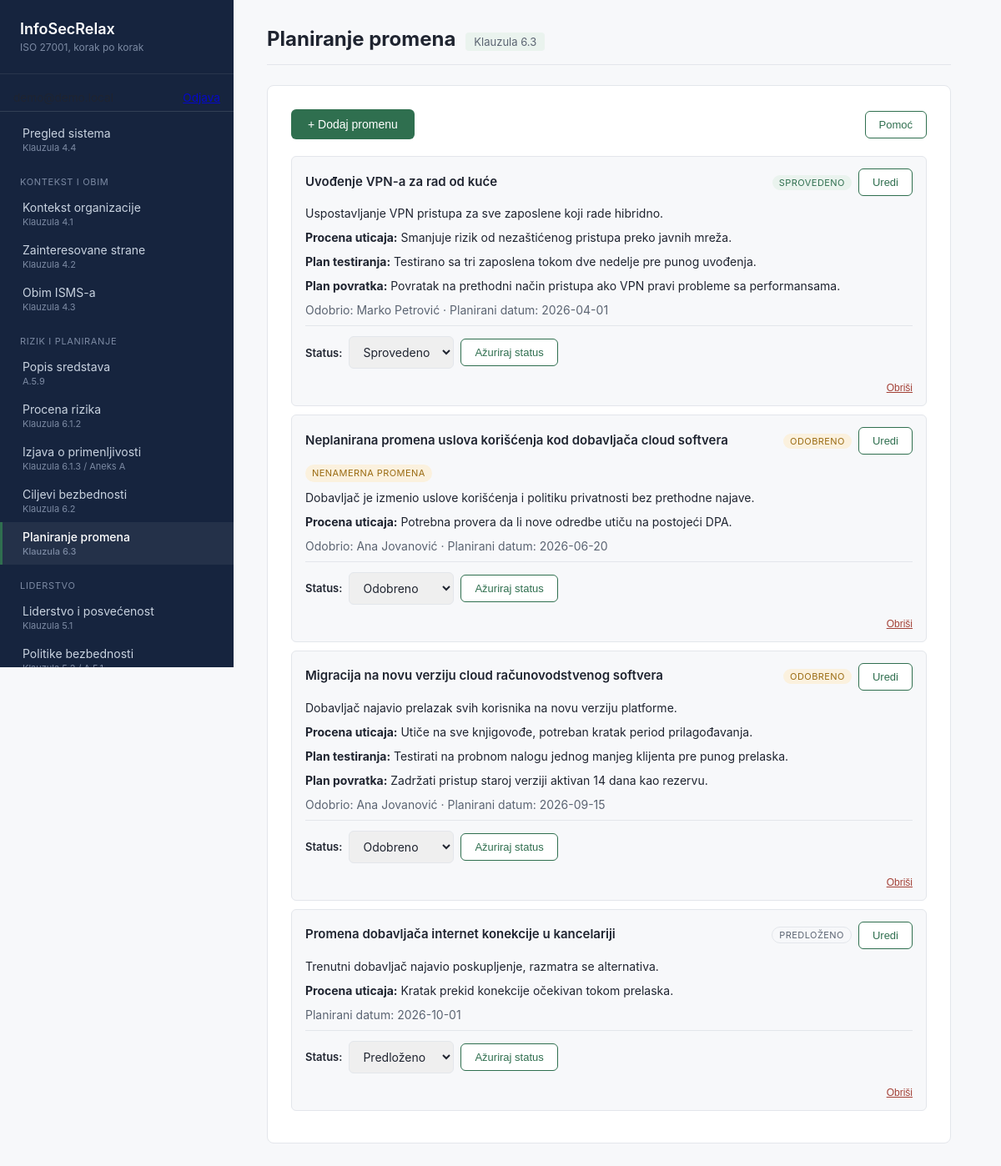
Page /?page=promene (signed in) on the committed database.
### tables this page shows
CREATE TABLE planned_changes (
    id                  BIGINT UNSIGNED AUTO_INCREMENT PRIMARY KEY,
    organization_id     BIGINT UNSIGNED NOT NULL,
    title               VARCHAR(255) NOT NULL,
    description         TEXT NOT NULL,
    impact_assessment    TEXT NULL COMMENT 'Klauzula 6.3, 8.32 - uticaj na obim/rizike/dokumentaciju',
    test_plan            TEXT NULL,
    rollback_plan        TEXT NULL COMMENT 'A.8.32',
    approved_by         BIGINT UNSIGNED NULL,
    planned_date         DATE NULL,
    status               ENUM('predlozeno','odobreno','sprovedeno','odbaceno') NOT NULL DEFAULT 'predlozeno',
    is_unintended         BOOLEAN NOT NULL DEFAULT FALSE COMMENT 'Klauzula 8.1 - promena koju je uocila, ne pokrenula, firma',
    created_at          TIMESTAMP NOT NULL DEFAULT CURRENT_TIMESTAMP,
    FOREIGN KEY (organization_id) REFERENCES organizations(id) ON DELETE CASCADE,
    FOREIGN KEY (approved_by) REFERENCES personnel(id) ON DELETE SET NULL,
    INDEX idx_changes_org (organization_id)
);

CREATE TABLE personnel (
    id                  BIGINT UNSIGNED AUTO_INCREMENT PRIMARY KEY,
    organization_id     BIGINT UNSIGNED NOT NULL,
    full_name           VARCHAR(255) NOT NULL,
    email               VARCHAR(255) NULL,
    employment_type     ENUM('zaposleni','honorarni_saradnik','spoljni_dobavljac','ostalo') NOT NULL DEFAULT 'zaposleni',
    job_title           VARCHAR(255) NULL,
    start_date          DATE NULL,
    end_date            DATE NULL COMMENT 'A.6.5 - koristi se i za merenje vremena ukidanja pristupa (9.1)',
    is_active           BOOLEAN NOT NULL DEFAULT TRUE,
    created_at          TIMESTAMP NOT NULL DEFAULT CURRENT_TIMESTAMP,
    updated_at          TIMESTAMP NOT NULL DEFAULT CURRENT_TIMESTAMP ON UPDATE CURRENT_TIMESTAMP,
    FOREIGN KEY (organization_id) REFERENCES organizations(id) ON DELETE CASCADE,
    INDEX idx_personnel_org (organization_id)
);

### src/includes/change-card.php (the view, shortened to what this page needs)
<?php
$statusLabels = [
    'predlozeno' => 'Predloženo',
    'odobreno'   => 'Odobreno',
    'sprovedeno' => 'Sprovedeno',
    'odbaceno'   => 'Odbačeno',
];
$statusTone = [
    'predlozeno' => 'is-neutral',
    'odobreno'   => 'is-warning',
    'sprovedeno' => 'is-positive',
    'odbaceno'   => 'is-danger',
];
?>
<div class="factor-card">
    <div class="card-header-row">
        <span class="card-title"><?= htmlspecialchars($change['title']) ?></span>
        <div class="button-group">
            <span class="status-badge <?= htmlspecialchars($statusTone[$change['status']] ?? 'is-neutral') ?>">
                <?= htmlspecialchars($statusLabels[$change['status']] ?? $change['status']) ?>
            </span>
            <button type="button" class="btn-secondary"
                onclick='openEditChangeModal(<?= json_encode([
                    "id"                => (int) $change["id"],
                    "title"             => $change["title"],
                    "description"       => $change["description"],
                    "impact_assessment" => $change["impact_assessment"] ?? "",
                    "test_plan"         => $change["test_plan"] ?? "",
                    "rollback_plan"     => $change["rollback_plan"] ?? "",
                    "approved_by"       => $change["approved_by"] ?? "",
                    "planned_date"      => $change["planned_date"] ?? "",
                    "is_unintended"     => (bool) $change["is_unintended"],
                ], JSON_HEX_APOS | JSON_HEX_QUOT | JSON_HEX_TAG | JSON_HEX_AMP) ?>)'>Uredi</button>
        </div>
    </div>
    <?php if ($change['is_unintended']): ?>
        <p><span class="status-badge is-warning">Nenamerna promena</span></p>
    <?php endif; ?>
    <p><?= nl2br(htmlspecialchars($change['description'])) ?></p>
    <?php if (!empty($change['impact_assessment'])): ?>
        <p><strong>Procena uticaja:</strong> <?= nl2br(htmlspecialchars($change['impact_assessment'])) ?></p>
    <?php endif; ?>
    <?php if (!empty($change['test_plan'])): ?>
        <p><strong>Plan testiranja:</strong> <?= nl2br(htmlspecialchars($change['test_plan'])) ?></p>
    <?php endif; ?>
    <?php if (!empty($change['rollback_plan'])): ?>
        <p><strong>Plan povratka:</strong> <?= nl2br(htmlspecialchars($change['rollback_plan'])) ?></p>
    <?php endif; ?>
    <p class="item-meta">
        <?php if ($change['approved_by_name'] !== null): ?>
            Odobrio: <?= htmlspecialchars($change['approved_by_name']) ?> ·
        <?php endif; ?>
        <?php if (!empty($change['planned_date'])): ?>
            Planirani datum: <?= htmlspecialchars($change['planned_date']) ?>
        <?php endif; ?>
    </p>
    <form method="post" class="subform">
        <div class="form-row form-row-inline">
            <label for="status_<?= (int) $change['id'] ?>">Status:</label>
            <select name="status" id="status_<?= (int) $change['id'] ?>">
                <?php foreach ($statusLabels as $value => $statusLabel): ?>
                    <option value="<?= htmlspecialchars($value) ?>" <?= $change['status'] === $value ? 'selected' : '' ?>>
                        <?= htmlspecialchars($statusLabel) ?>
                    </option>
                <?php endforeach; ?>
            </select>
            <button type="submit" class="btn-secondary">Ažuriraj status</button>
        </div>
    </form>
    <form method="post" class="factor-delete-form card-footer-right" onsubmit="return confirm('Obrisati ovu promenu?');">
        <button type="submit" class="btn-delete">Obriši</button>
    </form>
</div>

### src/modules/promene.php (shortened to what this page needs)
<?php
$pdo = getDbConnection();
$organizationId = ensureDefaultOrganization($pdo);
$changesStmt = $pdo->prepare(
    'SELECT pc.*, p.full_name AS approved_by_name
     FROM planned_changes pc
     LEFT JOIN personnel p ON p.id = pc.approved_by
     WHERE pc.organization_id = :org_id
     ORDER BY pc.planned_date IS NULL, pc.planned_date, pc.title'
);
$changesStmt->execute(['org_id' => $organizationId]);
$allChanges = $changesStmt->fetchAll();
?>
<div class="toolbar">
    <button type="button" class="btn-primary" onclick="openAddChangeModal()">+ Dodaj promenu</button>
    <button type="button" class="btn-secondary" onclick="openHelpModal()">Pomoć</button>
</div>
<?php if (empty($allChanges)): ?>
    <p class="empty-state">Još uvek nema unetih promena.</p>
<?php else: ?>
    <?php foreach ($allChanges as $change): ?>
        <?php include __DIR__ . '/../includes/change-card.php'; ?>
    <?php endforeach; ?>
<?php endif; ?>

### src/assets/style.css (style rules this page uses)
:root { --color-bg: #f7f8fa; --color-surface: #ffffff; --color-sidebar: #16243e; --color-sidebar-text: #c9d3e0; --color-sidebar-text-muted: #7c8aa3; --color-accent: #2f6f4f; --color-accent-soft: #eaf3ee; --color-warning: #9a6b12; --color-warning-soft: #fbf1de; --color-danger: #a34036; --color-danger-soft: #fbeae7; --color-text: #1f2430; --color-text-muted: #5b6472; --color-border: #e3e6eb; --sidebar-width: 280px; }
* { box-sizing: border-box; }
body { margin: 0; font-family: -apple-system, BlinkMacSystemFont, "Segoe UI", Roboto, sans-serif; background: var(--color-bg); color: var(--color-text); }
.form-row { margin-bottom: 16px; }
.form-row label { display: block; font-size: 13px; font-weight: 600; margin-bottom: 6px; }
.form-row input[type="text"], .form-row input[type="date"], .form-row input[type="number"], .form-row select, .form-row textarea { width: 100%; padding: 9px 12px; border: 1px solid var(--color-border); border-radius: 6px; font-size: 14px; font-family: inherit; color: var(--color-text); }
.form-row-inline { display: flex; align-items: center; gap: 8px; flex-wrap: wrap; }
.form-row-inline label { margin-bottom: 0; }
.form-row-inline select { width: auto; }
.btn-primary { background: var(--color-accent); color: #ffffff; border: none; border-radius: 6px; padding: 10px 20px; font-size: 14px; font-weight: 500; cursor: pointer; }
.btn-secondary { background: var(--color-surface); color: var(--color-accent); border: 1px solid var(--color-accent); border-radius: 6px; padding: 8px 16px; font-size: 13px; font-weight: 500; cursor: pointer; }
.btn-delete { background: none; border: none; color: #a34036; font-size: 12px; cursor: pointer; padding: 0; text-decoration: underline; }
.factor-card { background: var(--color-bg); border: 1px solid var(--color-border); border-radius: 6px; padding: 14px 16px; margin-bottom: 10px; }
.factor-card p { margin: 6px 0 8px; font-size: 14px; line-height: 1.5; }
.factor-delete-form { margin: 0; }
.card-header-row { display: flex; align-items: baseline; justify-content: space-between; flex-wrap: wrap; gap: 12px; margin-bottom: 10px; }
.card-title { font-size: 15px; font-weight: 600; }
.status-badge { display: inline-block; font-size: 11px; text-transform: uppercase; letter-spacing: 0.04em; padding: 2px 8px; border-radius: 999px; }
.status-badge.is-positive { color: var(--color-accent); background: var(--color-accent-soft); }
.status-badge.is-neutral { color: var(--color-text-muted); background: var(--color-bg); border: 1px solid var(--color-border); }
.status-badge.is-warning { color: var(--color-warning); background: var(--color-warning-soft); }
.subform { padding-top: 12px; border-top: 1px solid var(--color-border); }
.item-meta { font-size: 12px; color: var(--color-text-muted); }
.button-group { display: flex; align-items: center; gap: 8px; }
.toolbar { display: flex; align-items: center; justify-content: space-between; gap: 8px; flex-wrap: wrap; margin-bottom: 20px; }
.card-footer-right { display: flex; justify-content: flex-end; margin-top: 12px; }

### rows in the picture
planned_changes: title "Uvođenje VPN-a za rad od kuće", status "SPROVEDENO", description "Uspostavljanje VPN pristupa za sve zaposlene koji rade hibridno.", impact_assessment "Smanjuje rizik od nezaštićenog pristupa preko javnih mreža.", test_plan "Testirano sa tri zaposlena tokom dve nedelje pre punog uvođenja.", rollback_plan "Povratak na prethodni način pristupa ako VPN pravi probleme sa performansama.", approved_by.full_name "Marko Petrović", planned_date "2026-04-01", status "Sprovedeno"
planned_changes: title "Neplanirana promena uslova korišćenja kod dobavljača cloud softvera", status "ODOBRENO", is_unintended "NENAMERNA PROMENA", description "Dobavljač je izmenio uslove korišćenja i politiku privatnosti bez prethodne najave.", impact_assessment "Potrebna provera da li nove odredbe utiču na postojeći DPA.", approved_by.full_name "Ana Jovanović", planned_date "2026-06-20", status "Odobreno"
planned_changes: title "Migracija na novu verziju cloud računovodstvenog softvera", status "ODOBRENO", description "Dobavljač najavio prelazak svih korisnika na novu verziju platforme.", impact_assessment "Utiče na sve knjigovođe, potreban kratak period prilagođavanja.", test_plan "Testirati na probnom nalogu jednog manjeg klijenta pre punog prelaska.", rollback_plan "Zadržati pristup staroj verziji aktivan 14 dana kao rezervu.", approved_by.full_name "Ana Jovanović", planned_date "2026-09-15", status "Odobreno"
planned_changes: title "Promena dobavljača internet konekcije u kancelariji", status "PREDLOŽENO", description "Trenutni dobavljač najavio poskupljenje, razmatra se alternativa.", impact_assessment "Kratak prekid konekcije očekivan tokom prelaska.", planned_date "2026-10-01", status "Predloženo"

### other values in the picture
$item['title'] "Pregled sistema"
$item['iso_ref'] "Klauzula 4.4"
$lastGroup "KONTEKST I OBIM"
$item['title'] "Kontekst organizacije"
$item['iso_ref'] "Klauzula 4.1"
$item['title'] "Zainteresovane strane"
$item['iso_ref'] "Klauzula 4.2"
$item['title'] "Obim ISMS-a"
$item['iso_ref'] "Klauzula 4.3"
$lastGroup "RIZIK I PLANIRANJE"
$item['title'] "Popis sredstava"
$item['iso_ref'] "A.5.9"
$item['title'] "Procena rizika"
$item['iso_ref'] "Klauzula 6.1.2"
$item['title'] "Izjava o primenljivosti"
